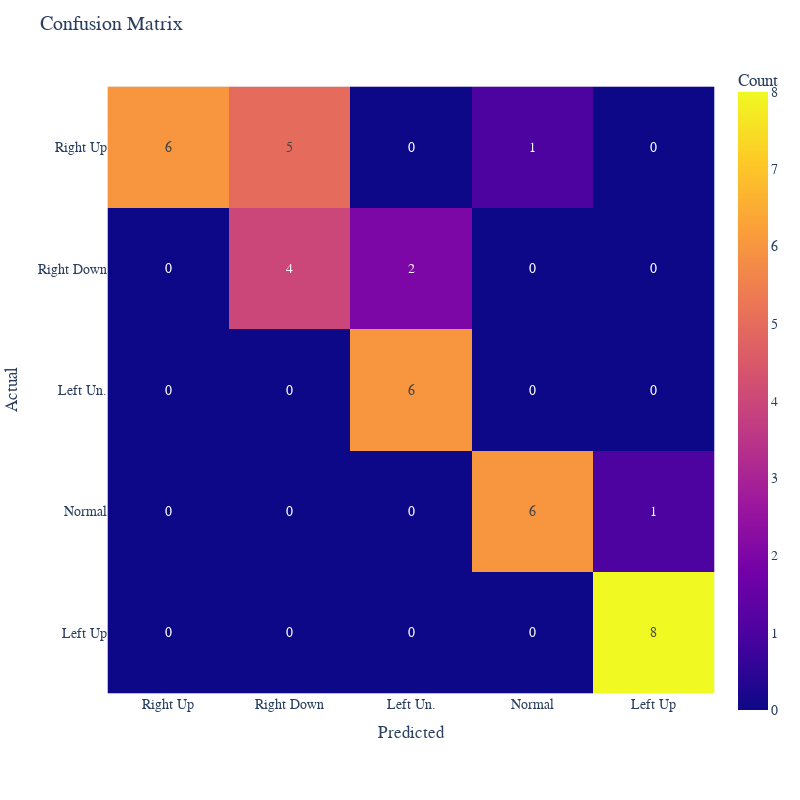

Notebook source saved alongside this figure:
### Code cell
conf_matrix = confusion_matrix(y_teste, predictions)

class_names = ['Right Up', 'Right Down', 'Left Un.', 'Normal', 'Left Up']


# Create a DataFrame from the confusion matrix
confusion_df = pd.DataFrame(conf_matrix,
                             columns=[f'{class_names[i]}' for i in range(conf_matrix.shape[1])],
                             index=[f'{class_names[i]}' for i in range(conf_matrix.shape[0])])


# Plot the heatmap
heatmap = px.imshow(confusion_df, labels=dict(x="Predicted", y="Actual", color="Count"), text_auto=True)

heatmap.update_layout(title='Confusion Matrix',
                      xaxis_nticks=5, yaxis_nticks=5,
                      font=dict(size=14, family='Courier New, monospace'),
                      width=800, height=800)

heatmap.show()

heatmap.write_html('random_forest.html')

### Figure 1 — Plotly figure (JSON) as saved in the notebook; plotly's stock layout.template omitted (floating-point values rounded to 4 significant figures)
{"data": [{"coloraxis": "coloraxis", "hovertemplate": "Predicted: %{x}<br>Actual: %{y}<br>Count: %{z}<extra></extra>", "name": "0", "texttemplate": "%{z}", "type": "heatmap", "x": ["Right Up", "Right Down", "Left Un.", "Normal", "Left Up"], "xaxis": "x", "y": ["Right Up", "Right Down", "Left Un.", "Normal", "Left Up"], "yaxis": "y", "z": [[6, 5, 0, 1, 0], [0, 4, 2, 0, 0], [0, 0, 6, 0, 0], [0, 0, 0, 6, 1], [0, 0, 0, 0, 8]]}], "layout": {"coloraxis": {"colorbar": {"title": {"text": "Count"}}, "colorscale": [[0, "#0d0887"], [0.1111, "#46039f"], [0.2222, "#7201a8"], [0.3333, "#9c179e"], [0.4444, "#bd3786"], [0.5556, "#d8576b"], [0.6667, "#ed7953"], [0.7778, "#fb9f3a"], [0.8889, "#fdca26"], [1, "#f0f921"]]}, "font": {"family": "Courier New, monospace", "size": 14}, "height": 800, "margin": {"t": 60}, "title": {"text": "Confusion Matrix"}, "width": 800, "xaxis": {"anchor": "y", "constrain": "domain", "domain": [0, 1], "nticks": 5, "scaleanchor": "y", "title": {"text": "Predicted"}}, "yaxis": {"anchor": "x", "autorange": "reversed", "constrain": "domain", "domain": [0, 1], "nticks": 5, "title": {"text": "Actual"}}}}
